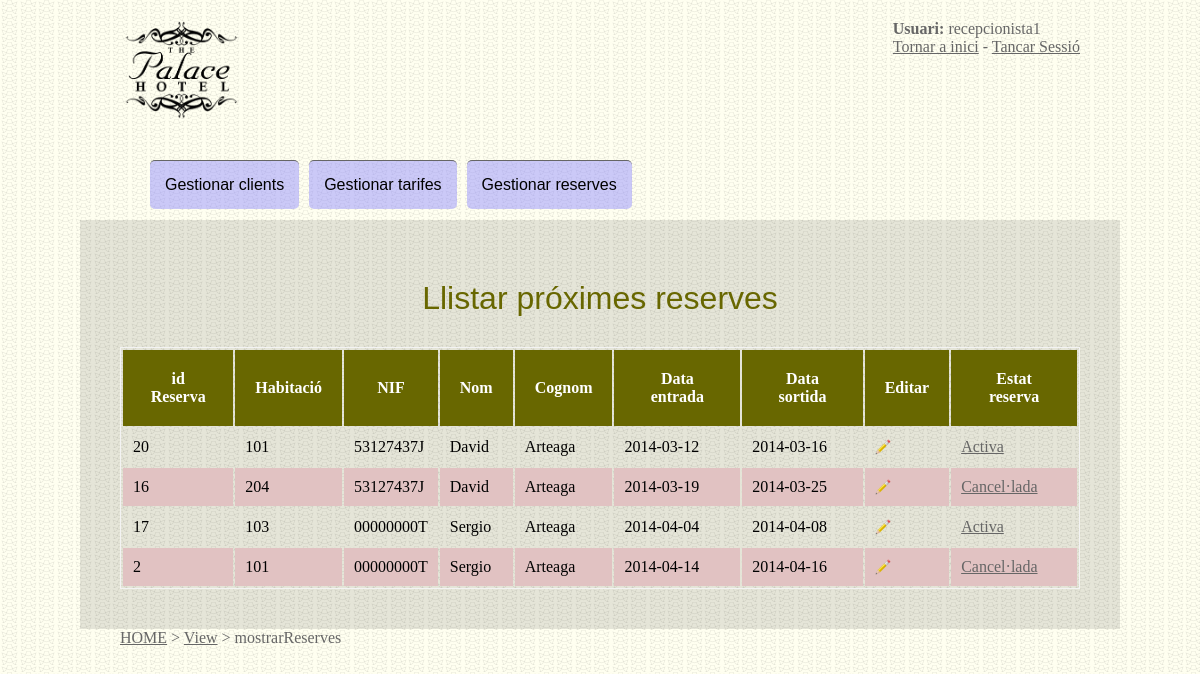
The app's page /view/mostrarReserves.php (signed in), older data.
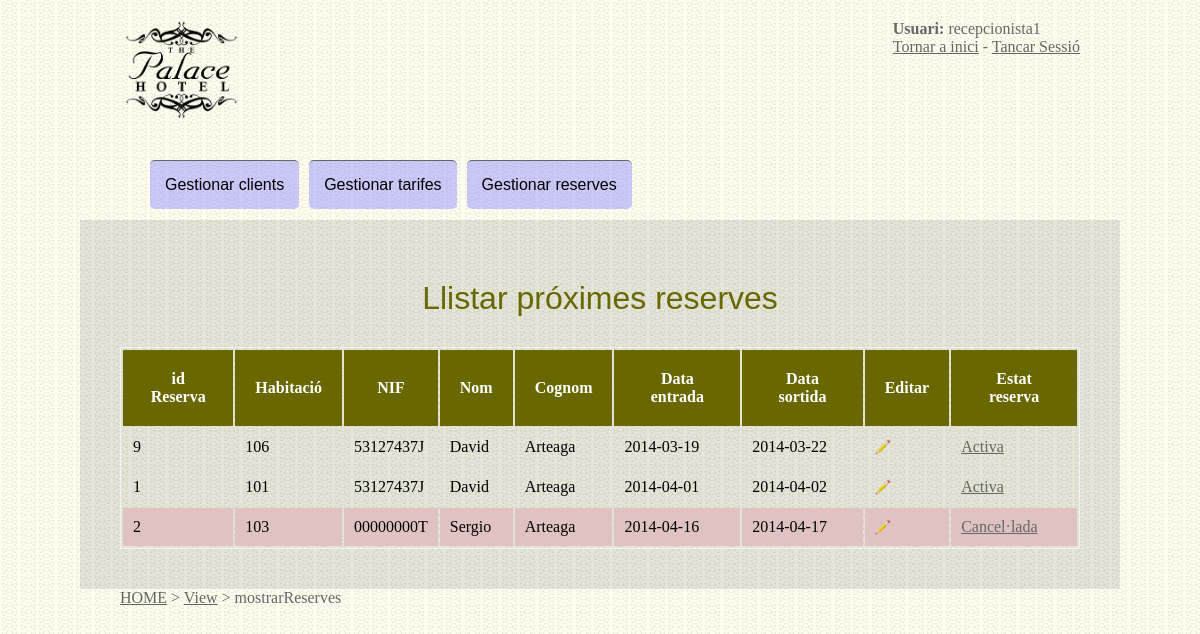
The same page, newer data.
### tables this page shows
CREATE TABLE IF NOT EXISTS `reserva` (
  `id` int(11) NOT NULL AUTO_INCREMENT,
  `habitacio` int(11) NOT NULL,
  `nifClient` varchar(9) NOT NULL,
  `dataEntrada` date NOT NULL,
  `dataSortida` date NOT NULL,
  `activa` tinyint(4) NOT NULL DEFAULT '1',
  PRIMARY KEY (`id`)
);

CREATE TABLE IF NOT EXISTS `client` (
  `nif` varchar(9) NOT NULL,
  `nom` varchar(30) NOT NULL,
  `cognom` varchar(30) NOT NULL,
  `activat` tinyint(1) NOT NULL,
  PRIMARY KEY (`nif`)
);

### model/DAO/class_db.php (called while the page is built, shortened)
<?php
class db implements interface_db{
	private $server;
	private $username;
	private $password;
	private $link;
	public function getServer(){
		return $this->server;
	}
	public function setServer($value){
		$this->server = 'localhost';
	}
	public function getUsername(){
		return $this->username;
	}
	public function setUsername($value){
		$this->username = 'root';
	}
	public function getPassword(){
		return $this->password;
	}
	public function setPassword($value){
		$this->password = '';
	}
	public function connect(){
		$this->link=mysql_connect($this->getServer(),$this->getUsername(),$this->getPassword());
		return $this->link;
	}
	public function bd($database){
		$this->dbname = mysql_select_db('hotel', $this->link);
	}
	public function close()	{
		return mysql_close($this->link);
	}
	public function executaArray($sql){
		$connexio = $this->connect();
		$objArray=array();
		$consulta=mysql_query($sql, $connexio) or die('Error, la consulta ha fallat: '.$this->error());
		while ($r=mysql_fetch_array($consulta)) { $objArray[]=$r; }
		return $objArray;
	}
}
?>

### model/DAO/class_reserva_db.php (called while the page is built, shortened)
 <?php
require_once("../model/DAO/class_db.php");
class reserva_db {
	public function llistar($reservaDB) {
		$sql="SELECT reserva.*,client.nom,client.cognom FROM reserva,client WHERE dataSortida>=".date("Ymd")." AND client.nif=reserva.nifClient ORDER BY dataEntrada ASC";
		$connexio = new db();
		return $connexio->executaArray($sql);
	}
}
?>

### model/business/class_reserva.php (called while the page is built, shortened)
<?php
include('../model/DAO/class_reserva_db.php');
class reserva {
	public function llistar_reserves(){
		$reservaDB = new reserva_db();
		return $reservaDB->llistar($this);
	}
}
?>

### controller/mostrarReserves.php (called while the page is built)
<?php
include('../model/business/class_reserva.php');
try {
	$reserva=new Reserva("", "", "", "");
	$consulta=$reserva->llistar_reserves();
} catch (Exception $e) {
    echo 'Excepción capturada: ',  $e->getMessage(), "\n";
}
?>

### view/mostrarReserves.php (the view, shortened to what this page needs)
<?php include('cabecera.php'); ?>
<h1>Llistar pr&oacute;ximes reserves</h1>
<table>
	<tr><th>id Reserva</th><th>Habitació</th><th>NIF</th><th>Nom</th><th>Cognom</th><th>Data entrada</th><th>Data sortida</th><th>Editar</th><th>Estat reserva</th></tr>
	<?php
	include ('../controller/mostrarReserves.php');
	if (isset($consulta)){
		foreach ($consulta as $fila){
			if ($fila['activa']==1) { echo "<tr>"; }
			else { echo '<tr class="inactiva">'; }
			echo "<td>".$fila['id']."</td>";
			echo "<td>".$fila['habitacio']."</td>";
			echo "<td>".$fila['nifClient']."</td>";
			echo "<td>".$fila['nom']."</td>";
			echo "<td>".$fila['cognom']."</td>";
			echo "<td>".$fila['dataEntrada']."</td>";
			echo "<td>".$fila['dataSortida']."</td>";
			echo '<td><a href="modificarReserva.php?id='.$fila['id'].'"><img src="img/editar.png" alt="Modificar Reserva" /></td>';
			if ($fila['activa']==1) { echo '<td><a href="../controller/desactivarReserva.php?id='.$fila['id'].'" onclick="return confirm(\'Acció desactivar reserva num: '.$fila["id"].'\n\nEstàs segur?\');">Activa</a></td>'; }
			else { echo '<td><a href="../controller/activarReserva.php?id='.$fila['id'].'" onclick="return confirm(\'Acció tornar a activar reserva num: '.$fila["id"].'\n\nEstàs segur?\');">Cancel·lada</a></td>'; }
			echo "</tr>";
		}
	}
	?>
</table>
<?php
include('pie.php');
?>

### view/cabecera.php (shortened to what this page needs)
<?php
if (isset($_SESSION['nivellAccesHotel']) && isset($_SESSION['usuariHotel'])) { $usu=$_SESSION['usuariHotel']; }
else { header("Location: login.php"); }
?>
<!DOCTYPE html PUBLIC "-//W3C//DTD XHTML 1.0 Transitional//EN" "http://www.w3.org/TR/xhtml1/DTD/xhtml1-transitional.dtd">
<html xmlns="http://www.w3.org/1999/xhtml">
<head>
<link rel="stylesheet" href="estils.css" />
</head>
<body>
<?php include('menu.php'); ?>
<div id="margenes">

### view/menu.php (shortened to what this page needs)
<div class="menu">
	<div class="fLeft">
		<a href="index.php" onClick="return avisar();"><img src="img/logoHotel.png" alt="Logo Hotel" /></a>
	</div>
	<div class="fRight">
		<b>Usuari:</b> <?php echo $usu; ?><br />
		<a href="index.php" onClick="return avisar();">Tornar a inici</a> - <a href="../controller/tancar-sessio.php" onClick="return avisar();">Tancar Sessi&oacute;</a>
	</div>
	<ul id="navlist">
		<li id="active">Gestionar clients
		</li>
		<li id="active">Gestionar tarifes
		</li>
		<li id="active">Gestionar reserves
		</li>
	</ul>
</div>

### view/pie.php (shortened to what this page needs)
</div>
<div class="pie"><?php include("includes/breadcrumb.php"); ?></div>
</body>
</html>

### view/includes/breadcrumb.php (shortened to what this page needs)
<?php
$convert_toSpace = true;
$upperCaseWords = true;
$topLevelName = "HOME";
$separator = " &gt; ";
function MPBCDirIndex($dir) {
	$index = '';
	@$dir_handle = opendir($dir);
	if ($dir_handle) {
		while ($file = readdir($dir_handle)) {
			$test = substr(strtolower($file), 0, 6);
			if ($test == 'index.') {
				$index = $file;
				break;
				}
			}
		}
	return $index;
	}
function MPBCFixNames($string) {
	global $convert_toSpace;
	global $upperCaseWords;
	if ($convert_toSpace) $string = str_replace('_', ' ', $string);
	if ($upperCaseWords) $string = ucwords($string);
	return $string;
	}
$server = (isset($_SERVER)) ? $_SERVER : $HTTP_SERVER_VARS;
$htmlRoot = (isset($server['DOCUMENT_ROOT'])) ? $server['DOCUMENT_ROOT'] : '';
$pagePath = (isset($server['SCRIPT_FILENAME'])) ? $server['SCRIPT_FILENAME'] : '';
$httpPath = ($htmlRoot != '/') ? str_replace($htmlRoot, '', $pagePath) : $pathPath;
$dirArray = explode('/', $httpPath);
if (!is_dir($htmlRoot.$httpPath)) $dirArray = array_slice($dirArray, 0, count($dirArray) - 1);
$linkArray = array();
$thisDir = '';
for ($n=0; $n<count($dirArray); $n++) {
	$thisDir .= $dirArray[$n].'/';
	$thisIndex = MPBCDirIndex($htmlRoot.$thisDir);
	$thisText = ($n == 0) ? $topLevelName : MPBCFixNames($dirArray[$n]);
	$thisLink = ($thisIndex != '') ? '<a href="'.$thisDir.$thisIndex.'">'.$thisText.'</a>' : $thisText;
	if ($thisLink != '') $linkArray[] = $thisLink;
	}
$fitxer = basename($_SERVER['PHP_SELF']);
$pieces = explode( ".", $fitxer);
$results = (count($linkArray) > 0) ? implode($separator, $linkArray) : '';
if ($results != '') print('<div class="backlinks">'.$results.' > '.$pieces[0].'</div>');
?>

### view/estils.css (style rules this page uses)
* { margin:0 auto; }
a { color:#666; }
h1 { color:#686700; font-family: arial, cursive; font-weight: 400; text-align:center; padding:20px; margin:auto; }
body { background-image:url('img/fondo1.png'); }
#margenes { width:960px; background:rgba(0,0,0,.1); margin:auto; margin-top: 50px; padding:40px; }
table { margin-top: 10px; border:1px solid #f3f3f3; }
th { color:white; background-color:#686700; font-size:16px; padding:20px; }
td { padding:10px; }
.inactiva { background-color:#e1c2c2; }
.menu { padding-top:20px; width:960px; margin:auto; }
.fLeft { float:left; }
.fLeft img { height: 100px; padding-bottom:30px; }
.fRight { float: right; color:#666; }
.fRight a { color:#666; }
.pie { width:960px; margin:auto; color:#666; margin-bottom:30px; }
ul#navlist { font-family: sans-serif; }
ul#navlist, ul#navlist ul, ul#navlist li { margin-left: 10px; padding: 10px; list-style-type: none; }
li#active { background-color: rgba(152,148,589,0.5); border-top:1px solid #666; }
ul#navlist li { float: left; text-decoration: none; display: inline; padding: 15px; border-radius: 5px; }

Row changes from the older to the newer data that the page shows:
removed reserva: id "20", habitacio "101", nifClient "53127437J", client.nom "David", client.cognom "Arteaga", dataEntrada "2014-03-12", dataSortida "2014-03-16"
removed reserva: id "16", habitacio "204", nifClient "53127437J", client.nom "David", client.cognom "Arteaga", dataEntrada "2014-03-19", dataSortida "2014-03-25"
removed reserva: id "17", habitacio "103", nifClient "00000000T", client.nom "Sergio", client.cognom "Arteaga", dataEntrada "2014-04-04", dataSortida "2014-04-08"
added reserva: id "9", habitacio "106", nifClient "53127437J", client.nom "David", client.cognom "Arteaga", dataEntrada "2014-03-19", dataSortida "2014-03-22"
added reserva: id "1", habitacio "101", nifClient "53127437J", client.nom "David", client.cognom "Arteaga", dataEntrada "2014-04-01", dataSortida "2014-04-02"
changed reserva "Sergio": habitacio "101" → "103"; dataEntrada "2014-04-14" → "2014-04-16"; dataSortida "2014-04-16" → "2014-04-17"
